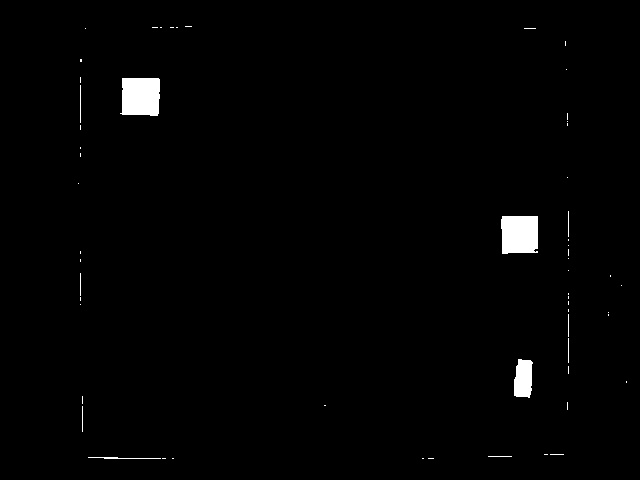
#> input picture task5/binary.jpg, 640 x 480 px
$ python drawlines.py   (Python 2 division)
#> lines starting #> are read from the running program, lines starting #| are printed output that depends on the picture; after the words box and inside, x2 and y2 are one past the last pixel; in counts of white or black regions, pixels touching at a corner belong together
import cv2
def grid_draw(filename,m,n): ##filename is image filename with full file path, n is grid of n lines
#> called with filename = 'binary.jpg', m = 15, n = 15
    img=cv2.imread(filename) ##getting input image
#> img is the input picture: shape (480, 640, 3); min 0, max 255, mean 3.2
    h,k,l=img.shape
#> h = 480; k = 640; l = 3
    print h,k
#| 480 640
    line_widthm=h/(m-1)
#> line_widthm = 34
    line_widthn=k/(n-1) ##calculating width between 2 consecutive parallel lines
#> line_widthn = 45
    for x in range(0, m): ##drawing lines
        X=x*line_widthm

        cv2.line(img,(0,X),(k,X),(0,0,255), 2)#lines is red color, bgr format
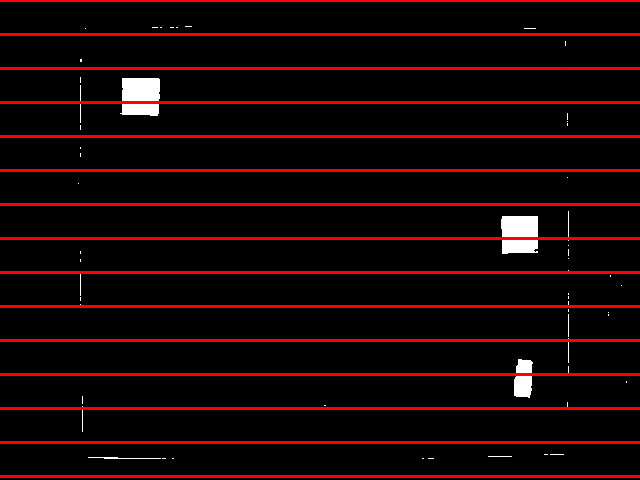
#> img: shape (480, 640, 3); 9.17% of pixels changed, all inside (x1, y1, x2, y2) = (0, 0, 640, 478)
    for y in range(0, n): ##drawing lines
        Y=y*line_widthn

        cv2.line(img,(Y,0),(Y,h),(255,0,0), 2)#lines is red color, bgr format
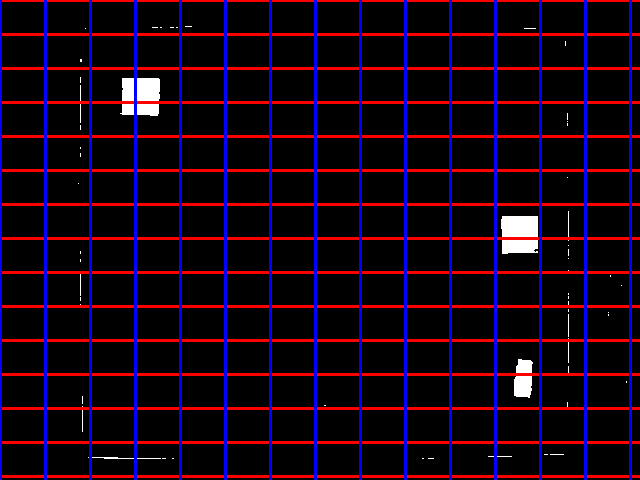
#> img: shape (480, 640, 3); 6.88% of pixels changed, all inside (x1, y1, x2, y2) = (0, 0, 632, 480)
    return (img)

#img=cv2.imread("test_images/test_image1.png")

img=grid_draw("binary.jpg",15,15) ##10,14 perfect for path deduction
cv2.imshow("Grid map",img)
cv2.imwrite("binary1.jpg",img)
############################################
## Close and exit
cv2.waitKey(0)
cv2.destroyAllWindows()
############################################
